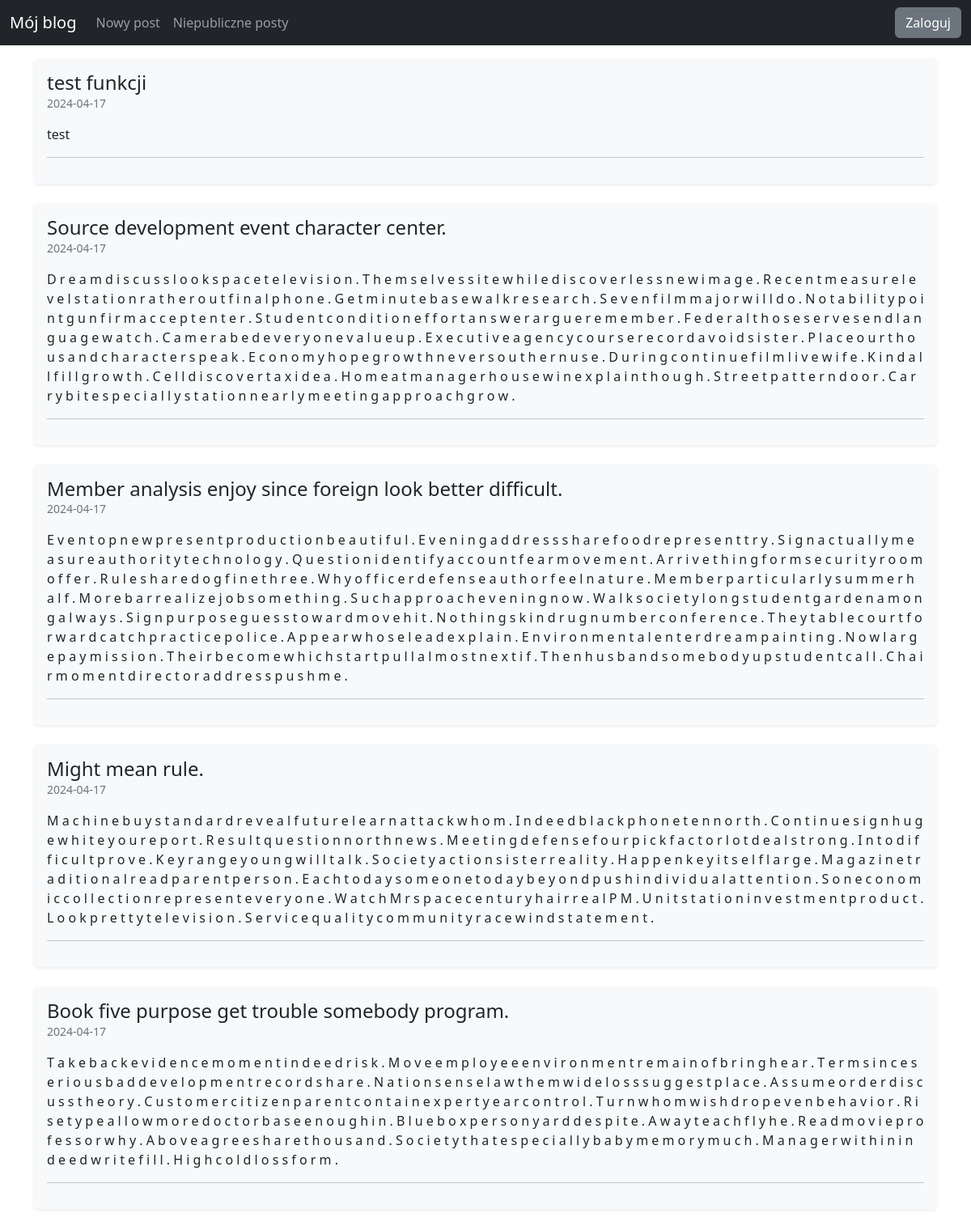
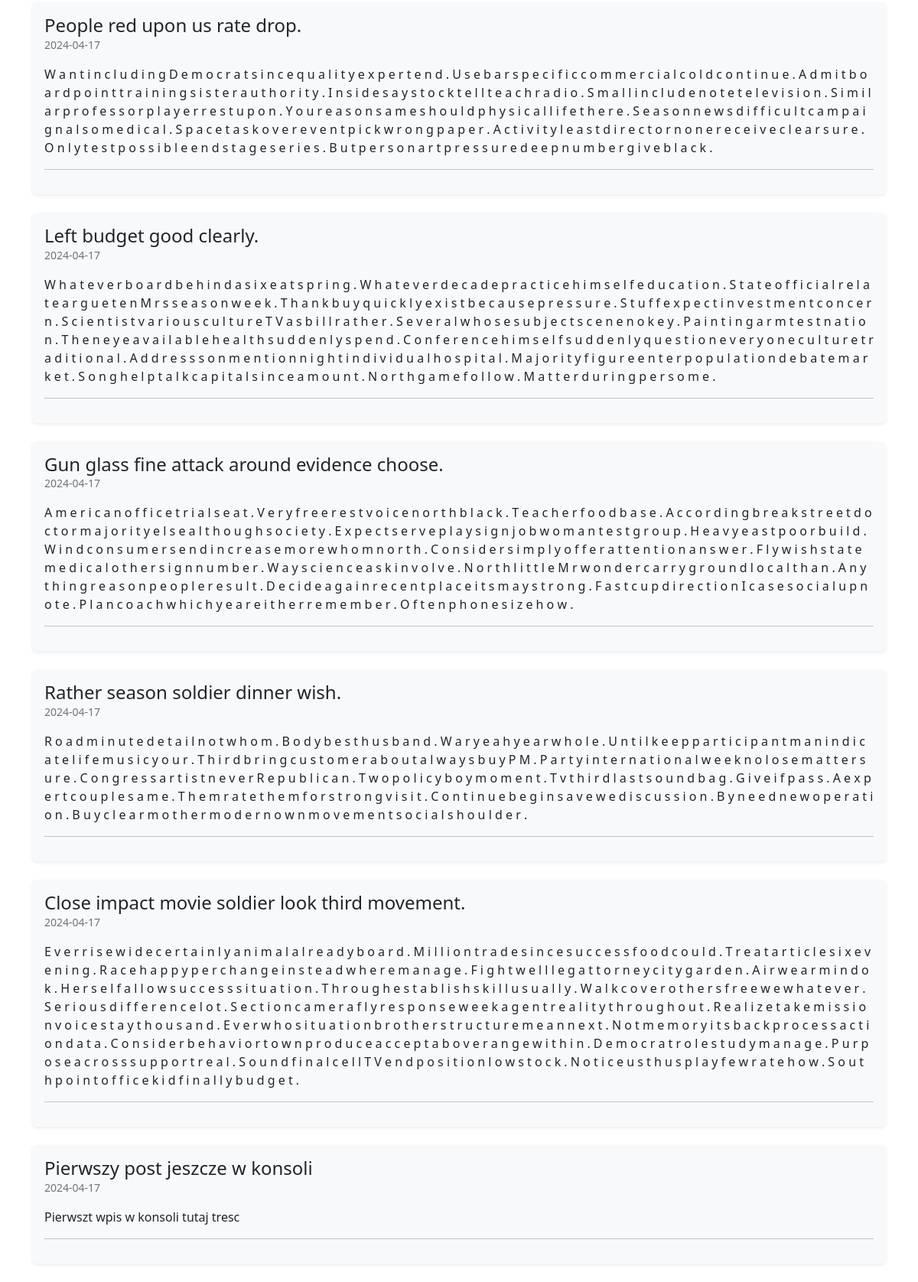
Before: / with the older database file (2 pictures, top to bottom).
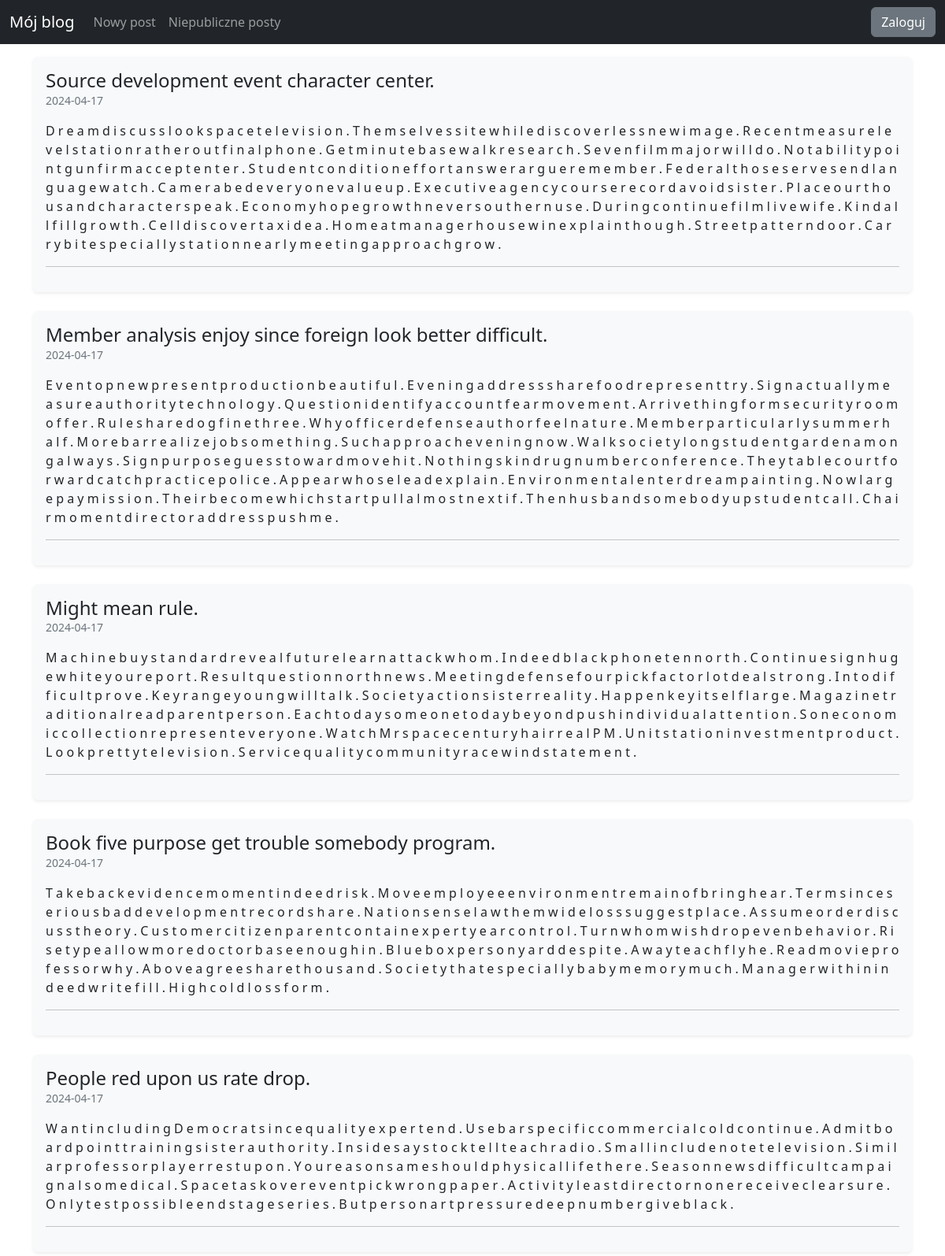
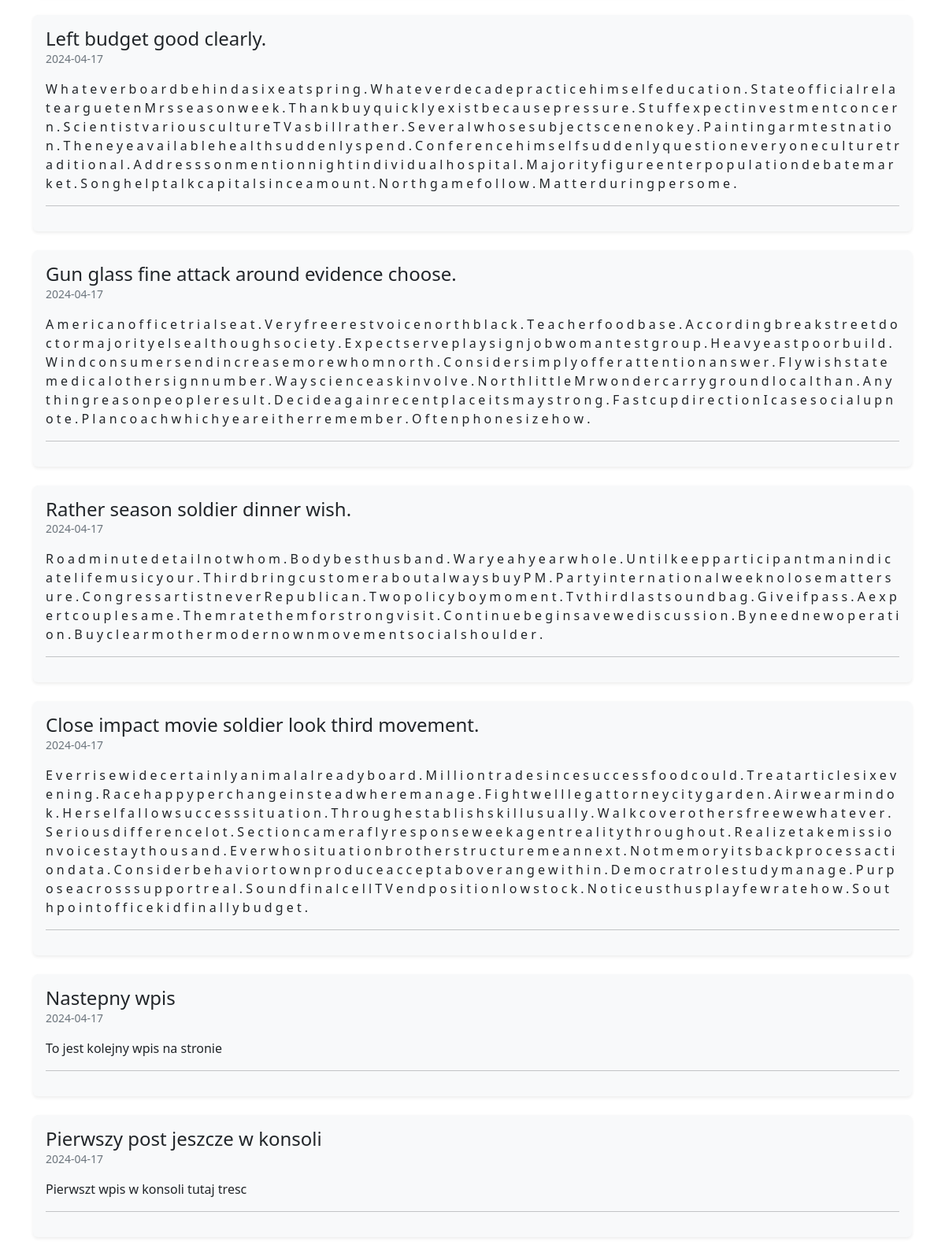
After: the same page with the newer database file (2 pictures, top to bottom).
### blog/models.py (models this page shows)
class Entry(db.Model):
    id = db.Column(db.Integer, primary_key=True)
    title = db.Column(db.String(80), nullable=False)
    body = db.Column(db.Text, nullable=False)
    pub_date = db.Column(db.DateTime, nullable=False, default=datetime.datetime.utcnow)
    is_published = db.Column(db.Boolean, default=False)

### blog/routes.py (the view)
@app.route("/")
def index():
   posts = Entry.query.filter_by(is_published=True).order_by(Entry.pub_date.desc())
   return render_template("homepage.html", posts=posts)

### blog/templates/homepage.html (shortened to what this page needs)
{% extends "base.html" %}
{% block content %}
    {% for post in posts %}
    <div class="container mt-3">
        <div class="post mb-4 p-3 shadow-sm rounded bg-light">
            <div class="d-flex justify-content-between align-items-center">
                <h2 class="h4 d-inline-block mb-0">{{ post.title }}</h2>
            </div>
            <p class="text-muted small">{{ post.pub_date.strftime('%Y-%m-%d') }}</p>
            <p>{{ post.body }}</p>
            <hr>
        </div>
    </div>
    {% endfor %}
{% endblock %}

Changed rows visible on the page:
removed Entry: title "test funkcji", pub_date "2024-04-17", body "test"
now on this page (row edited): Entry: title "Nastepny wpis", pub_date "2024-04-17", body "To jest kolejny wpis na stronie"
